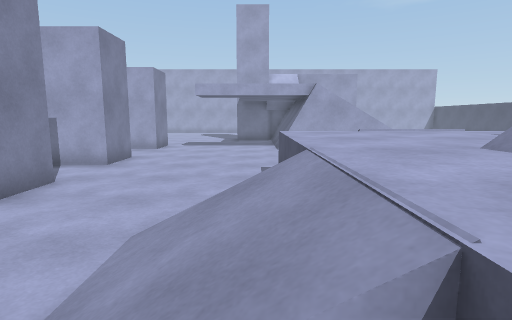
view 1 (above)

24 first-person views from a walk through a scene from a Unity 3-D project. The camera is 1.5 m above the floor, tilts 8° down and sees 80° across. The floor is counted in squares, 1 m on a side. Each view is taken from the middle of a square. On the plan, view 1 faces up. The plan holds only what a view shows up to about 15 squares ahead; the rest is blank. The place goes on beyond the plan. The player is left out.

view 2
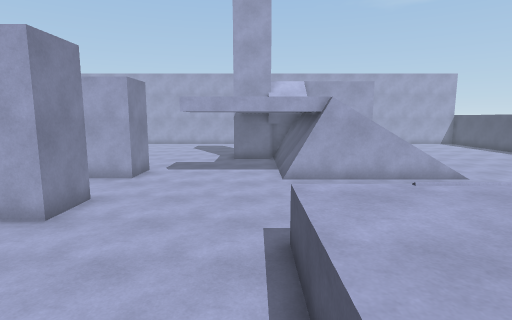

view 3
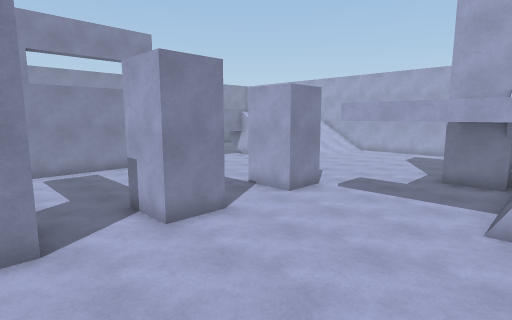

view 4
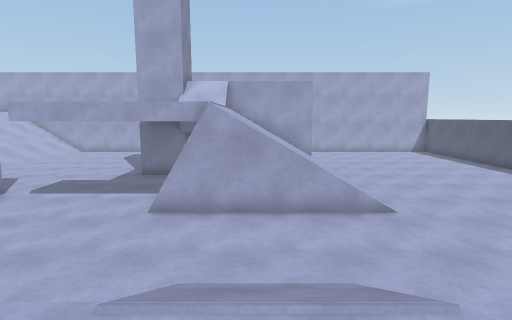

view 5
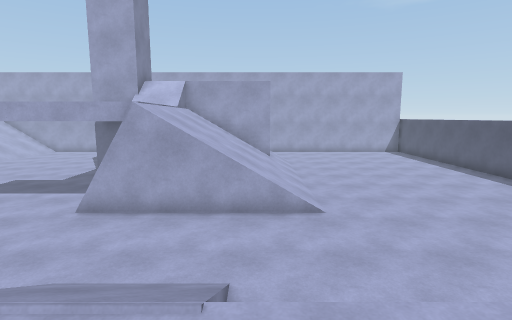

view 6
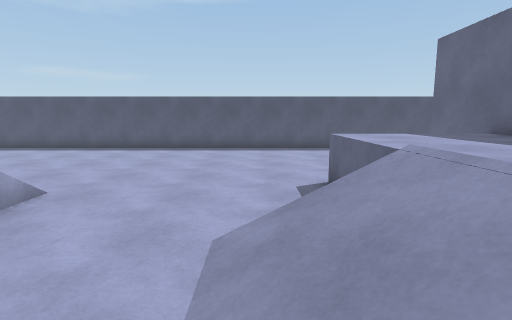

view 7
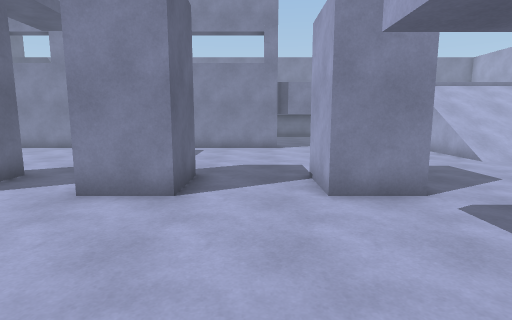

view 8
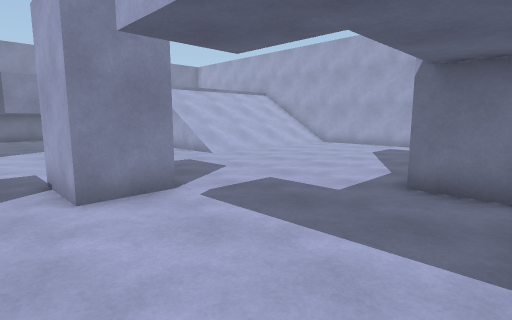

view 9
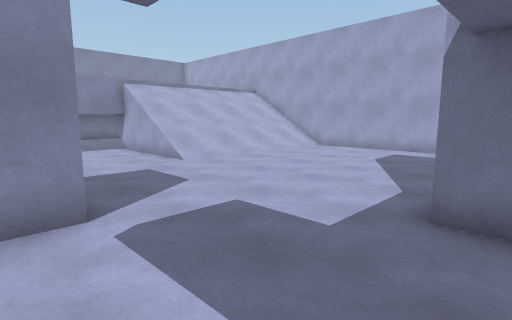

view 10
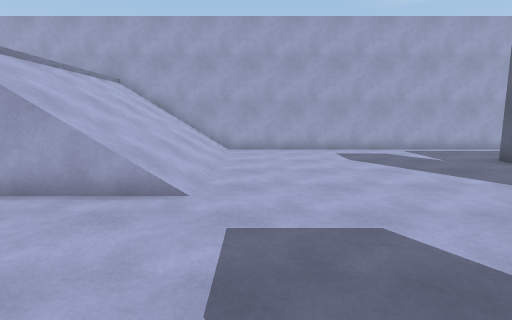

view 11
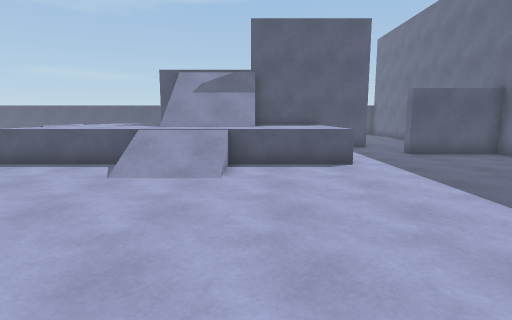

view 12
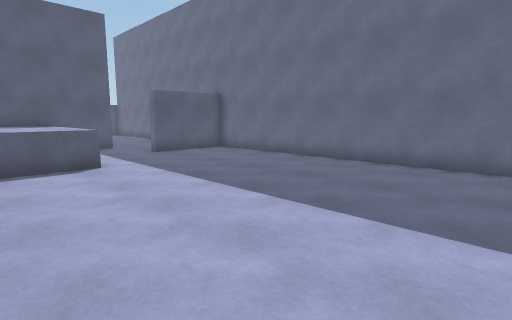

view 13
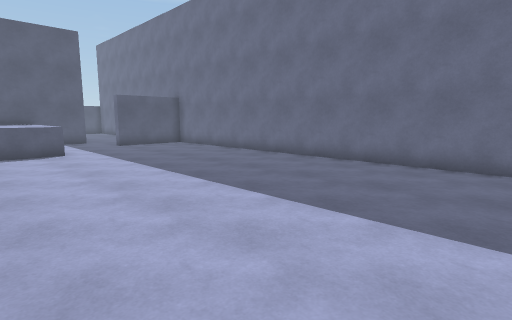

view 14
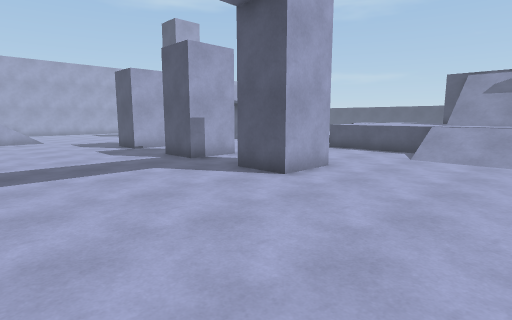

view 15
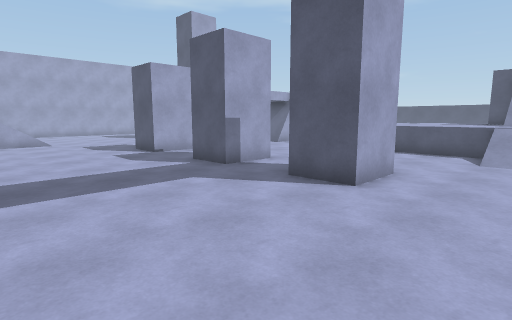

view 16
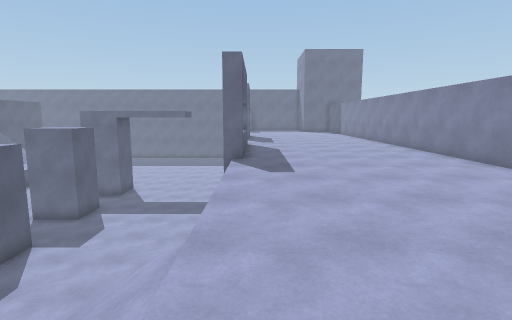

view 17
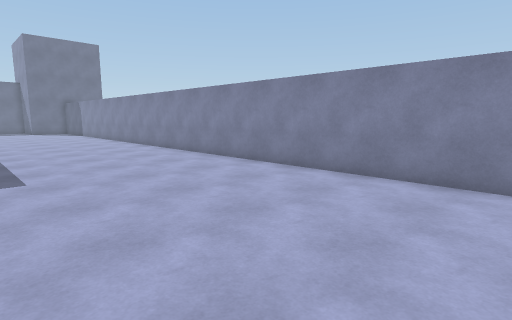

view 18
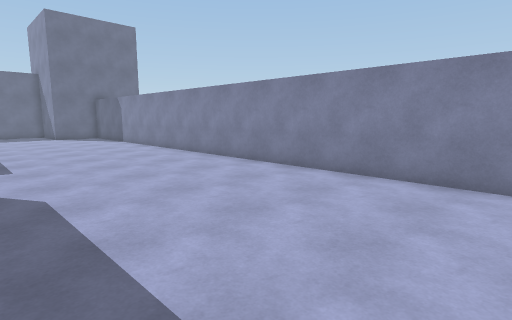

view 19
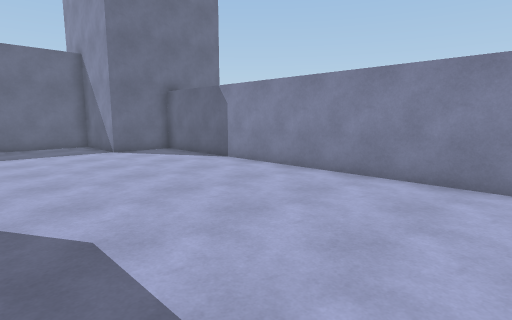

view 20
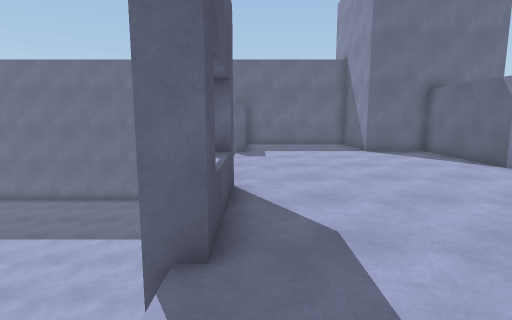

view 21
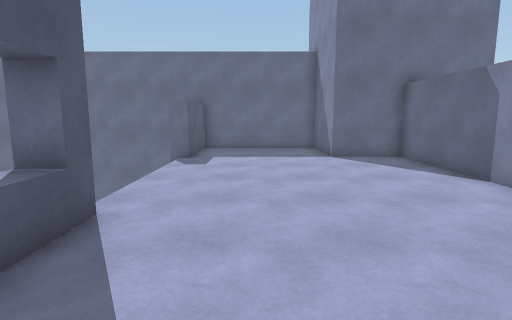

view 22
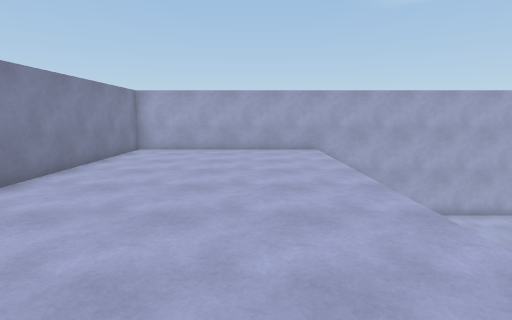

view 23
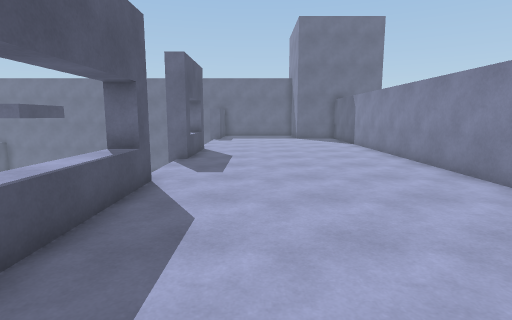

view 24
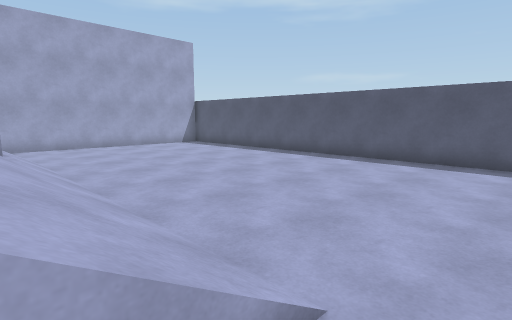

### Floor plan
Key: @ floor where view 1 was taken; # wall or solid block; x gap in a wall; . main floor; : floor 0.5 m higher than the main floor; + floor 1.25 m higher than the main floor; * floor 3.25 m higher than the main floor; / step, stairs or slope; = window, fence, low wall or low ledge; v drop or lower ground; B block.
Columns run from 23 left of view 1 to 17 right of it. Each row starts with its distance up from view 1.
 29 ###########################   #####
 28 #********/////............     .....
 27 #********/////............     ......
 26 #********/////...........      .......
 25 #********/////..........       ........
 24 #********/////..........      :.........#
 23 #********/////.........       :.........#
 22 #********/////........        :.........#
 21 #********/////........  #     #.........#
 20 #********/............### B////.........#
 19 #********.............../ /////.........#
 18 #********. ............./ /////.........#
 17 #********. ............./ /////.........#
 16 #********. .....B B...../ /////.........#
 15 #********.......BBB...../ /////.........#
 14 #********x..............=vv////.........#
 13 #********=..............................#
 12 #********=..............................#
 11 #********=......###.....................#
 10 #********=......###.......///...........#
  9 #********=................=//...........#
  8 #********x..............++++++++........#
  7 #********.......###.....++++++++.   ....#
  6 #********.......###.....++++++++.       #
  5 #********.......###.....+++++  +v       #
  4 #********x.............=+++///          #
  3 #********=............//++////          #
  2 #********=............//++////          #
  1 #********#  ........../=++////          #
  0 #********v.............@++/=v#
 -1 #********. .............+++++#
 -2 #********. .............+++++#
 -3 #********...............=++++#
 -4 #********....................#
 -5 #********....................#
 -6 #********x....................
 -7 ####*****# ...............##..
 -8    #*****# ...............#
 -9    #*****# ...............#
-10    ####### ################

Where each view was taken, in squares from view 1:
view 1: 0 up, 0 right, facing up
view 2: 3 up, 0 right, facing up
view 3: 6 up, 2 right, facing up-left
view 4: 6 up, 4 right, facing up
view 5: 6 up, 6 right, facing up
view 6: 10 up, 2 right, facing right
view 7: 13 up, 1 right, facing left
view 8: 13 up, 1 right, facing up-left
view 9: 15 up, 0 right, facing up-left
view 10: 15 up, 8 left, facing up
view 11: 0 up, 9 left, facing right
view 12: 0 up, 9 left, facing down-right
view 13: 0 up, 13 left, facing down-right
view 14: 0 up, 13 left, facing up-right
view 15: 2 up, 13 left, facing up-right
view 16: 25 up, 15 left, facing down
view 17: 25 up, 15 left, facing down-left
view 18: 17 up, 15 left, facing down-left
view 19: 7 up, 15 left, facing down-left
view 20: 7 up, 15 left, facing down
view 21: 5 up, 17 left, facing down
view 22: 15 up, 17 left, facing up
view 23: 15 up, 17 left, facing down
view 24: 13 up, 6 right, facing up-right
